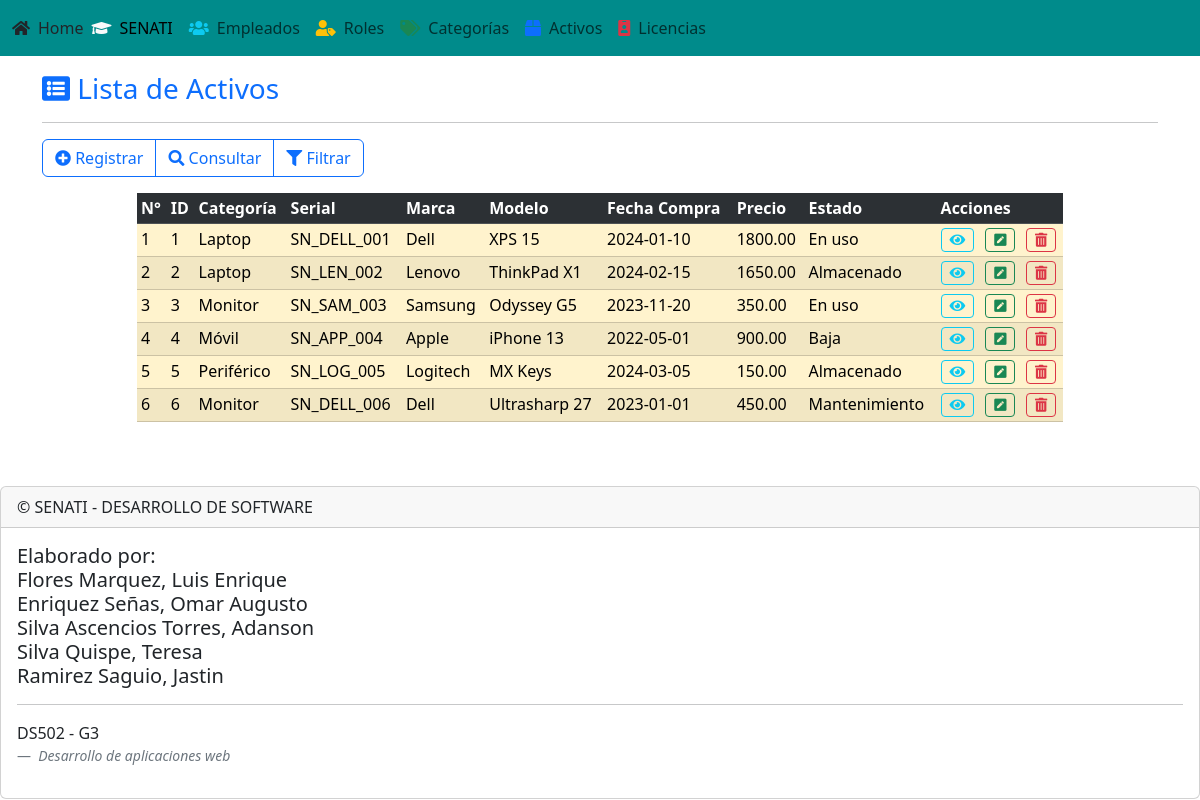
The page /pages/view/activos/listar_activos.php on the database its author committed.
### tables this page shows
CREATE TABLE IF NOT EXISTS `activos` (
  `id_activo` INT AUTO_INCREMENT PRIMARY KEY,
  `id_categoria` INT NOT NULL,
  `serial_number` VARCHAR(255) NOT NULL UNIQUE,
  `marca` VARCHAR(100) NULL,
  `modelo` VARCHAR(100) NULL,
  `fecha_compra` DATE NULL,
  `precio` DECIMAL(10, 2) NULL,
  `estado` ENUM('En uso', 'Almacenado', 'Mantenimiento', 'Baja') DEFAULT 'Almacenado',
  FOREIGN KEY (`id_categoria`) REFERENCES `categorias_activo` (`id_categoria`)
);

CREATE TABLE IF NOT EXISTS `categorias_activo` (
  `id_categoria` INT AUTO_INCREMENT PRIMARY KEY,
  `nombre_categoria` VARCHAR(100) NOT NULL UNIQUE
);

### pages/model/crudactivos.php (called while the page is built, shortened)
<?php
class CRUDActivos extends Conexion {
    public function ListarActivos() {
        $cn = $this->Conectar();
        $sql = "call sp_listar_activos()";
        $snt = $cn->prepare($sql);
        $snt->execute();
        $arr_activos = $snt->fetchAll();
        return $arr_activos;
    }
}
?>

### pages/view/activos/listar_activos.php (the view, shortened to what this page needs)
<?php
$route = "../../..";
include("../../template/header.php");
include("../../template/menubar.php");
    $crudactivo = new CRUDActivos();
    $rs_act = $crudactivo->ListarActivos();
?>
<div class="container mt-3">
    <header>
        <h3 class="text-primary"><i class="fas fa-list-alt"></i> Lista de Activos</h3>
        <hr/>
    </header>
    <nav class="mb-3">
        <div class="btn-group" role="group">
            <a href="registrar_activos.php" class="btn btn-outline-primary"><i class="fas fa-plus-circle"></i> Registrar</a>
            <a href="consultar_activos.php" class="btn btn-outline-primary"><i class="fa fa-search"></i> Consultar</a>
            <a href="filtrar_activos.php" class="btn btn-outline-primary"><i class="fa fa-filter"></i> Filtrar</a>
        </div>
    </nav>
    <section>
        <article>
            <div class="row justify-content-center">
                <div class="col-md-10">
                    <table class="table table-hover table-sm table-warning table-striped">
                        <tr class="table-dark">
                            <th>N°</th>
                            <th>ID</th>
                            <th>Categoría</th>
                            <th>Serial</th>
                            <th>Marca</th>
                            <th>Modelo</th>
                            <th>Fecha Compra</th>
                            <th>Precio</th>
                            <th>Estado</th>
                            <th colspan="3">Acciones</th>
                        </tr>
                        <?php
                        $i = 0;
                        foreach ($rs_act as $act) {
                            $i++;
                        ?>
                        <tr class="reg_activo">
                            <td><?php echo $i ?></td>
                            <td class="codact"><?php echo $act->id_activo ?></td>
                            <td><?php echo $act->nombre_categoria ?></td>
                            <td class="serialact"><?php echo $act->serial_number ?></td>
                            <td><?php echo $act->marca ?></td>
                            <td><?php echo $act->modelo ?></td>
                            <td><?php echo $act->fecha_compra ?></td>
                            <td><?php echo $act->precio ?></td>
                            <td><?php echo $act->estado ?></td>
                            <td>
                                    <a href="mostrar_activos.php?idcat=<?= $act->id_activo ?>" class="btn btn-outline-info btn-sm" title="Mostrar">
                                        <i class="fas fa-eye"></i>
                                    </a>
                                </td>
                            <td>
                                <a href="editar_activos.php?idact=<?php echo $act->id_activo ?>" class="btn_editar btn btn-outline-success btn-sm" title="Editar">
                                    <i class="fas fa-pen-square"></i>
                                </a>
                            </td>
                            <td>
                                <a href="#" data-bs-toggle="modal" data-bs-target="#md_borrar_act"
                                   data-id="<?php echo $act->id_activo ?>"
                                   data-serial="<?php echo $act->serial_number ?>"
                                   class="btn_borrar btn btn-outline-danger btn-sm" title="Borrar">
                                    <i class="fas fa-trash-alt"></i>
                                </a>
                            </td>
                        </tr>
                        <?php
                        }
                        ?>
                    </table>
                </div>
            </div>
        </article>
    </section>
</div>
<?php
include("../../template/footer.php");
?>

### pages/template/header.php (shortened to what this page needs)
<head>
    <link rel = "stylesheet" href = "<?=$route?>/css/bootstrap/css/bootstrap.css"/>
    <link rel = "stylesheet" href = "<?=$route?>/css/fontawesome/css/all.css"/>
</head>

### pages/template/menubar.php (shortened to what this page needs)
<nav class="navbar navbar-expand-lg" style="background-color:darkcyan;">
  <div class="container-fluid">
  <a class="nav-link active" aria-current="page" href="<?=$route?>"><i class="fas fa-home me-2"></i>Home</a>
    <div class="collapse navbar-collapse" id="navbarNav">
      <ul class="navbar-nav">
        <li class="nav-item">
          <a class="nav-link active" aria-current="page" href="https://www.senati.edu.pe"><i class="fas fa-graduation-cap text-light me-2"></i>SENATI</a>
        </li>
        <li class="nav-item">
          <a class="nav-link" href="<?=$route?>/empleado"><i class="fas fa-users text-info me-2"></i>Empleados</a>
        </li>
        <li class="nav-item">
          <a class="nav-link" href="<?=$route?>/rol"><i class="fas fa-user-tag text-warning me-2"></i>Roles</a>
        </li>
        <li class="nav-item">
          <a class="nav-link" href="<?=$route?>/categoria"><i class="fas fa-tags text-success me-2"></i>Categorías</a>
        </li>
        <li class="nav-item">
          <a class="nav-link" href="<?=$route?>/activos"><i class="fas fa-box text-primary me-2"></i>Activos</a>
        </li>
        <li class="nav-item">
          <a class="nav-link" href="<?=$route?>/licencias"><i class="fas fa-id-badge text-danger me-2"></i>Licencias</a>
        </li>
      </ul>
    </div>
  </div>
</nav>

### pages/template/footer.php (shortened to what this page needs)
<footer class="pt-5">
<div class="card">
  <div class="card-header">
    &copy; SENATI - DESARROLLO DE SOFTWARE
  </div>
  <div class="card-body">
    <h5 class="card-title">Elaborado por:<br>Flores Marquez, Luis Enrique<br>Enriquez Señas, Omar Augusto<br>Silva Ascencios Torres, Adanson<br>Silva Quispe, Teresa<br>Ramirez Saguio, Jastin <hr></h5>
    <p class="card-text">DS502 - G3</p>
    <figure>
      <figcaption class="blockquote-footer">
        <cite title="Source Title">Desarrollo de aplicaciones web</cite>
      </figcaption>
    </figure>
  </div>
</div>
</footer>

### rows shown on the page
activos: id_activo "1", id_categoria.nombre_categoria "Laptop", serial_number "SN_DELL_001", marca "Dell", modelo "XPS 15", fecha_compra "2024-01-10", precio "1800.00", estado "En uso"
activos: id_activo "2", id_categoria.nombre_categoria "Laptop", serial_number "SN_LEN_002", marca "Lenovo", modelo "ThinkPad X1", fecha_compra "2024-02-15", precio "1650.00", estado "Almacenado"
activos: id_activo "3", id_categoria.nombre_categoria "Monitor", serial_number "SN_SAM_003", marca "Samsung", modelo "Odyssey G5", fecha_compra "2023-11-20", precio "350.00", estado "En uso"
activos: id_activo "4", id_categoria.nombre_categoria "Móvil", serial_number "SN_APP_004", marca "Apple", modelo "iPhone 13", fecha_compra "2022-05-01", precio "900.00", estado "Baja"
activos: id_activo "5", id_categoria.nombre_categoria "Periférico", serial_number "SN_LOG_005", marca "Logitech", modelo "MX Keys", fecha_compra "2024-03-05", precio "150.00", estado "Almacenado"
activos: id_activo "6", id_categoria.nombre_categoria "Monitor", serial_number "SN_DELL_006", marca "Dell", modelo "Ultrasharp 27", fecha_compra "2023-01-01", precio "450.00", estado "Mantenimiento"
